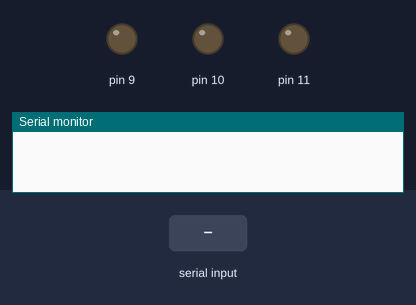
Bench run of a sketch on a simulated Arduino Uno, built with avr-gcc and run on an emulated ATmega328P. On the bench: output pins drawn as LEDs (lit = HIGH), the last lines printed to the serial monitor. Inputs (shaded band) come from the test bench.

Above: at 1.2 s.
1.3 s: "R90\n" received over Serial
At 3.5 s:
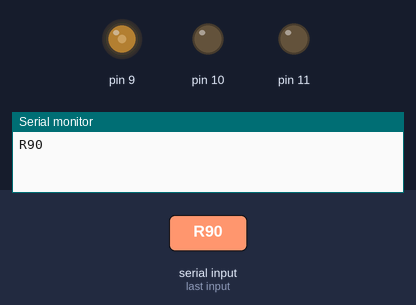
3.8 s: "Y90\n" received over Serial
At 5.5 s:
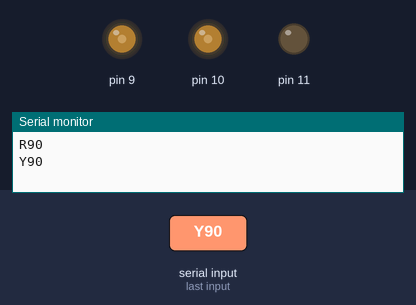
6.3 s: "R,45\n" received over Serial
At 8.5 s:
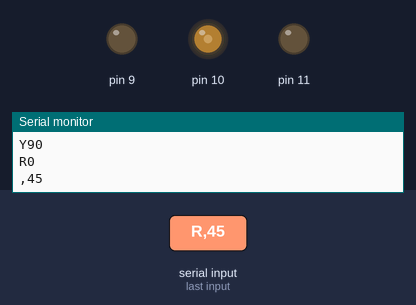
8.8 s: "G90\n" received over Serial
At 10.6 s:
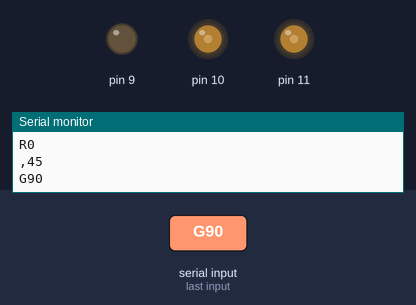
11.3 s: "Y,45\n" received over Serial
At 13.7 s:
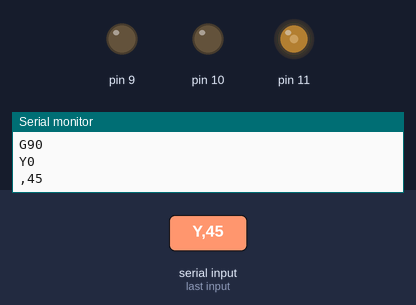
Timing chart, 0 to 15.2 s (numbered marks = the images above; inputs shaded):
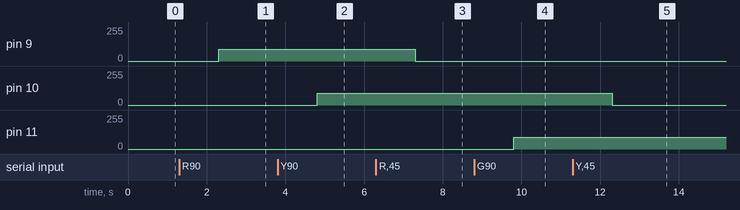

Measured:
- after the input at 1.3 s, pin 9: 0/255 → 90/255 after 1.0 s
- after the input at 3.8 s, pin 10: 0/255 → 90/255 after 1.0 s
- after the input at 6.3 s, pin 9: 90/255 → 0/255 after 1.0 s
- after the input at 8.8 s, pin 11: 0/255 → 90/255 after 1.0 s
- after the input at 11.3 s, pin 10: 90/255 → 0/255 after 1.0 s

The sketch:

serialnangcao.ino
```cpp
void setup()
{
  Serial.begin(9600);
}

void loop()
{
  if (Serial.available() > 0) {
    String inputStr = Serial.readString();
    inputStr.trim();
    splitString(inputStr);
  }
}

void splitString(String s)
{
  int count = 0;
  String splited = "";
  int i = 0;
  splited +=s[0];
  i++;
  while (i< s.length())
  {
    while (s[i]>='0' && s[i]<='9')
    {
      splited +=s[i];
      i++;
    }
    display(splited);
    splited = "";
    if (i+1 < s.length())
      splited = s[i++];
  }
}

void display(String s)
{
  char color = s[0];
  int value = atoi(&s[1]);

  Serial.print(color);
  Serial.println(value);

   if (s[0] == 'R')
  {
    analogWrite(9, value);
  }
  if (s[0] == 'Y')
  {
    analogWrite(10, value);
  }

  if (s[0] == 'G')
  {
    analogWrite(11, value);
  }


}
```
